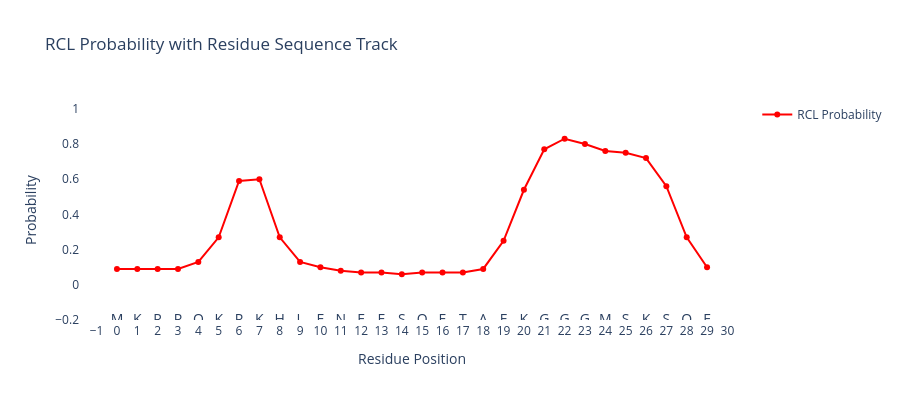

This figure's notebook cell:
### Code cell
import plotly.graph_objects as go
from plotly.subplots import make_subplots
import numpy as np

# Example data
# sequence_length = 30
# np.random.seed(42)
# probs = np.random.beta(a=2, b=8, size=len(sequence)) * 0.4
# probs[[6, 7, 20, 21, 22, 23, 24, 25, 26, 27]] = np.random.uniform(0.6, 0.9, 10)
# from scipy.ndimage import gaussian_filter1d
# smoothed_probs = gaussian_filter1d(probs, sigma=1)

sequence = list('MKRRQKRKHLENEESQETAEKGGGMSKSQE') # rcl: EKGGGMS
label_start = 20 # 1 indexed 
label_end = 26
predictions = [6,7,20,21,22,23,24,25,26,27] # 0 indexed 
probabilities = [0.09, 0.09, 0.09, 0.09, 0.13, 0.27, 0.59, 0.60, 0.27, 0.13,
                0.10, 0.08, 0.07, 0.07, 0.06, 0.07, 0.07, 0.07, 0.09, 0.25,
                0.54, 0.77, 0.83, 0.80, 0.76, 0.75, 0.72, 0.56, 0.27, 0.10]

x = list(range(len(sequence)))

# Create figure
fig = go.Figure()

# 1. Probability line
fig.add_trace(go.Scatter(
    x=x,
    y=probabilities,
    mode="lines+markers",
    name="RCL Probability",
    line=dict(color="red"),
))

# 2. Sequence letters BELOW x-axis (y = -0.1)
fig.add_trace(go.Scatter(
    x=x,
    y=[-.2]*len(sequence),  # below the x-axis
    text=sequence,
    mode="text",
    textfont=dict(size=14),
    showlegend=False,
    hoverinfo='skip'
))

# Layout adjustments
fig.update_layout(
    title="RCL Probability with Residue Sequence Track",
    xaxis=dict(
        title="Residue Position",
        tickmode="linear",
        tick0=0,
        dtick=1,
        showline=True,
        mirror=True
    ),
    yaxis=dict(title="Probability", range=[-0.2, 1.05]),
    plot_bgcolor="white",
    height=400
)

fig.show()

### Figure 1 — Plotly figure (JSON) as saved in the notebook; plotly's stock layout.template omitted (floating-point values rounded to 4 significant figures)
{"data": [{"line": {"color": "red"}, "mode": "lines+markers", "name": "RCL Probability", "type": "scatter", "x": [0, 1, 2, 3, 4, 5, 6, 7, 8, 9, 10, 11, 12, 13, 14, 15, 16, 17, 18, 19, 20, 21, 22, 23, 24, 25, 26, 27, 28, 29], "y": [0.09, 0.09, 0.09, 0.09, 0.13, 0.27, 0.59, 0.6, 0.27, 0.13, 0.1, 0.08, 0.07, 0.07, 0.06, 0.07, 0.07, 0.07, 0.09, 0.25, 0.54, 0.77, 0.83, 0.8, 0.76, 0.75, 0.72, 0.56, 0.27, 0.1]}, {"hoverinfo": "skip", "mode": "text", "showlegend": false, "text": ["M", "K", "R", "R", "Q", "K", "R", "K", "H", "L", "E", "N", "E", "E", "S", "Q", "E", "T", "A", "E", "K", "G", "G", "G", "M", "S", "K", "S", "Q", "E"], "textfont": {"size": 14}, "type": "scatter", "x": [0, 1, 2, 3, 4, 5, 6, 7, 8, 9, 10, 11, 12, 13, 14, 15, 16, 17, 18, 19, 20, 21, 22, 23, 24, 25, 26, 27, 28, 29], "y": [-0.2, -0.2, -0.2, -0.2, -0.2, -0.2, -0.2, -0.2, -0.2, -0.2, -0.2, -0.2, -0.2, -0.2, -0.2, -0.2, -0.2, -0.2, -0.2, -0.2, -0.2, -0.2, -0.2, -0.2, -0.2, -0.2, -0.2, -0.2, -0.2, -0.2]}], "layout": {"height": 400, "plot_bgcolor": "white", "title": {"text": "RCL Probability with Residue Sequence Track"}, "xaxis": {"dtick": 1, "mirror": true, "showline": true, "tick0": 0, "tickmode": "linear", "title": {"text": "Residue Position"}}, "yaxis": {"range": [-0.2, 1.05], "title": {"text": "Probability"}}}}
